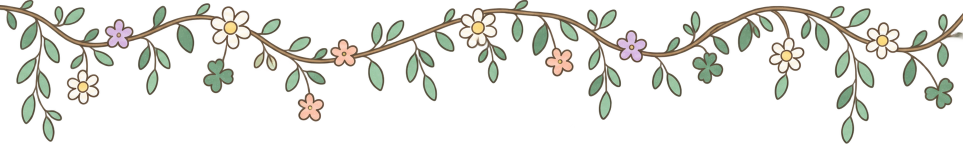
#> input picture docs/pdf-concepts/claude/assets/art/rb2-garland-top.png, 1926 x 288 px (shown at 1/2 size)
$ python -i build_art_assets.py   (imports and definitions only)
#> lines starting #> are read from the running program, lines starting #| are printed output that depends on the picture
#> further down, picture is the input picture: PIL image 1926x288 RGBA; mean R, G, B, A 38.3, 39.1, 31.1, 52.3
"""Process the generated rb2 art (art/) into print-ready template assets (assets/art/).

    python -I tools/build_art_assets.py

Reads art/_INDEX.md and processes ONLY rows whose status is `done`, at their exact
file names, so older assets are never picked up by accident. For each file:

  * trim     crop to the visible subject (alpha > 12), keeping an edge where the art
             must touch it (willow tops, vine ends, peeking squirrel's straight cut)
  * crop     opaque scenes: drop the empty paper band on one side (deterministic
             column profile), or keep the full canvas
  * resize   to about 240 dpi at the largest size the template prints it (never upscaled)
  * mirror   optional left-right flipped copy (no text in these images, so flipping is safe)

Outputs: assets/art/<name>.png (transparent) or .jpg (opaque scenes),
         assets/art/<name>.mirrored.*, and assets/art/anchors.json with the grip
         points (as fractions of the processed image) used to attach hanging animals
         to photo corners. Deterministic; no network, no AI.
"""
from __future__ import annotations

import json
import re
import sys
from pathlib import Path

from PIL import Image, ImageOps

ROOT = Path(__file__).resolve().parents[1]
ART = ROOT / "art"
OUT = ROOT / "assets" / "art"
DPI = 240

# name: kind, largest print size in mm (longest side), mirror?, anchor in TRIMMED source pixels
SPECS = {
    "rb2-squirrel-running": dict(kind="cutout", mm=40),
    "rb2-rabbit-hopping": dict(kind="cutout", mm=40),
    "rb2-beaver-hanging-willow": dict(kind="cutout", mm=95, mirror=True, grip=(380, 725)),
    "rb2-squirrel-hanging-willow": dict(kind="cutout", mm=85, mirror=True, grip=(300, 730)),
    "rb2-bear-climbing-vine": dict(kind="cutout", mm=130, mirror=True),
    "rb2-squirrel-peeking": dict(kind="cutout", mm=45),
    "rb2-bear-rabbit-sharing": dict(kind="cutout", mm=85),
    "rb2-beaver-squirrel-waving": dict(kind="cutout", mm=95),
    "rb2-beaver-letters": dict(kind="cutout", mm=75),
    "rb2-rabbit-brush": dict(kind="cutout", mm=65),
    "rb2-squirrel-numbers": dict(kind="cutout", mm=70),
    "rb2-garland-top": dict(kind="cutout", mm=297),
    "rb2-willow-drop": dict(kind="cutout", mm=170),
    "rb2-vine-edge": dict(kind="cutout", mm=190, mirror=True),
    "rb2-meadow-border": dict(kind="cutout", mm=297),
    "rb2-river-landscape": dict(kind="full", mm=297),
    "rb2-river-portrait": dict(kind="full", mm=297),
    "rb2-flower-accent": dict(kind="cutout", mm=14),
    "rb2-scene-cover-garden": dict(kind="scene", crop="none"),
    "rb2-scene-reading-corner": dict(kind="scene", crop="left-empty", mirror=True),
    "rb2-scene-story-circle": dict(kind="scene", crop="left-empty", mirror=True),
    "rb2-scene-garden-planting": dict(kind="scene", crop="left-empty", mirror=True),
    "rb2-scene-counting-stones": dict(kind="scene", crop="none"),
    "rb2-scene-sharing-snack": dict(kind="scene", crop="none"),
    "rb2-beaver-camera": dict(kind="cutout", mm=62),
    "rb2-squirrel-tripod": dict(kind="cutout", mm=70),
    "rb2-rabbit-snapshots": dict(kind="cutout", mm=60),
    "rb2-photo-line": dict(kind="cutout", mm=297, curve=True),
    "rb2-peg": dict(kind="cutout", mm=14),
    "rb2-peg-front": dict(kind="cutout", mm=16),
}


def done_assets() -> set[str]:
    rows = re.findall(r"^\|\s*\d+\s*\|\s*`(rb2-[a-z0-9-]+)\.png`\s*\|[^|]*\|[^|]*\|\s*(\w+)\s*\|", (ART / "_INDEX.md").read_text(encoding="utf-8"), re.M)
    return {name for name, status in rows if status == "done"}


def target_px(mm: float) -> int:
    return round(mm / 25.4 * DPI)


# [5 lines left out: function fit, not called in this run]


def scene_crop(img: Image.Image) -> Image.Image:
    """Drop an empty paper band on the left: first column where >3% of pixels differ from paper."""
    rgb = img.convert("RGB")
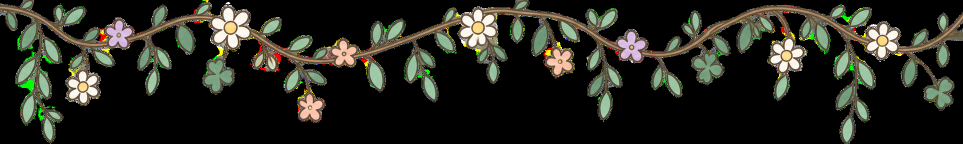
#> rgb: PIL image 1926x288 RGB (shown at 1/2 size); mean R, G, B 38.3, 39.1, 31.1
    w, h = rgb.size
#> w = 1926; h = 288
    paper = rgb.getpixel((4, 4))
#> paper = (0, 0, 0)
    px = rgb.load()
    step = 4
    left = 0
    for x in range(0, w, step):
        busy = sum(1 for y in range(0, h, step) if sum(abs(a - b) for a, b in zip(px[x, y], paper)) > 40)
        if busy > 0.03 * (h / step):
            left = max(0, x - round(0.03 * w))
            break
#> this loop made 1 pass
#> busy on pass 1: 6
    return rgb.crop((left, 0, w, h))


# [92 lines left out: functions garland_bottom, twine_curve, main, not called in this run]


# [2 lines not run here, left out]

>>> from PIL import Image
>>> picture = Image.open('../assets/art/rb2-garland-top.png')
>>> result = scene_crop(picture)

$ run again, on docs/pdf-concepts/claude/assets/art/rb2-bear-climbing-vine.mirrored.png
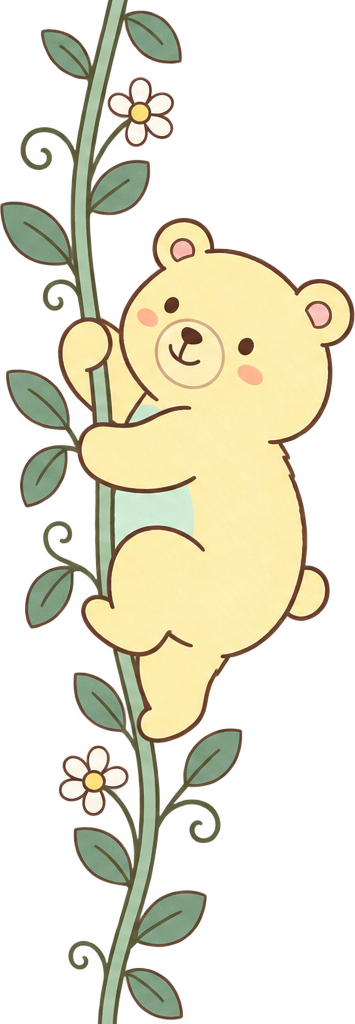
#> input picture docs/pdf-concepts/claude/assets/art/rb2-bear-climbing-vine.mirrored.png, 355 x 1024 px
#> picture is the input picture: PIL image 355x1024 RGBA; mean R, G, B, A 136.4, 132.3, 100.9, 101.6
#> in scene_crop, `rgb = img.convert("RGB")`:
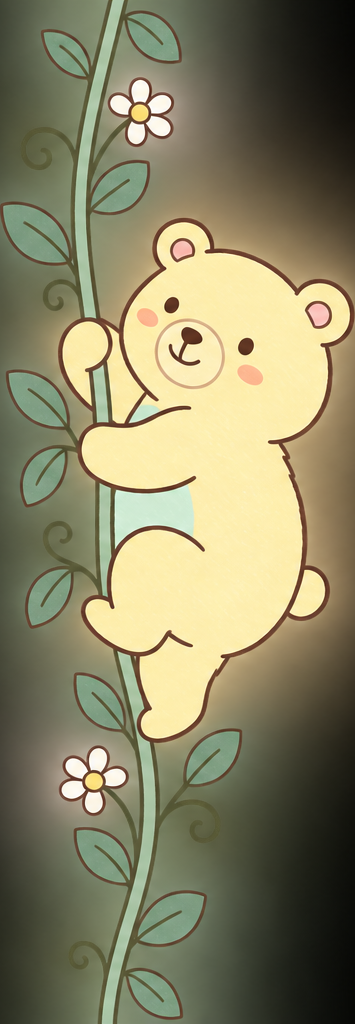
#> rgb: PIL image 355x1024 RGB; mean R, G, B 136.4, 132.3, 100.9
#> paper = (67, 71, 55)
#> the loop in scene_crop, `for x in range(0, w, step):` made 1 pass
#> busy on pass 1: 125

$ run again, on docs/pdf-concepts/claude/assets/art/rb2-bear-climbing-vine.png
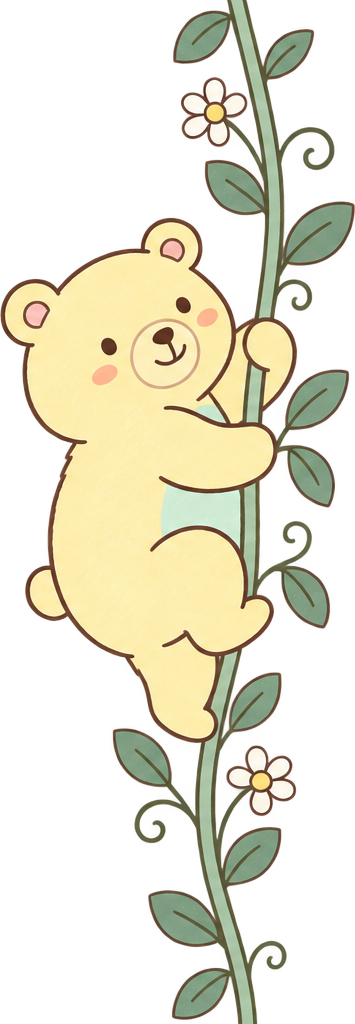
#> input picture docs/pdf-concepts/claude/assets/art/rb2-bear-climbing-vine.png, 355 x 1024 px
#> picture is the input picture: PIL image 355x1024 RGBA; mean R, G, B, A 136.4, 132.3, 100.9, 101.6
#> in scene_crop, `rgb = img.convert("RGB")`:
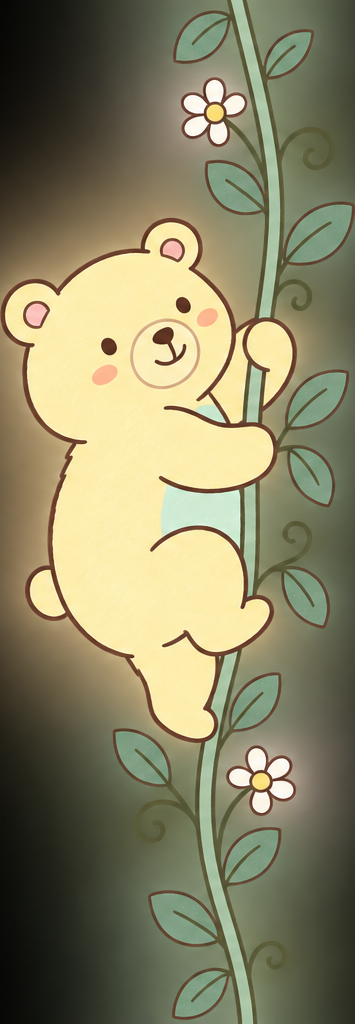
#> rgb: PIL image 355x1024 RGB; mean R, G, B 136.4, 132.3, 100.9
#> paper = (7, 7, 4)
#> the loop in scene_crop, `for x in range(0, w, step):` made 1 pass
#> busy on pass 1: 163

$ run again, on docs/pdf-concepts/claude/assets/art/rb2-bear-rabbit-sharing.png
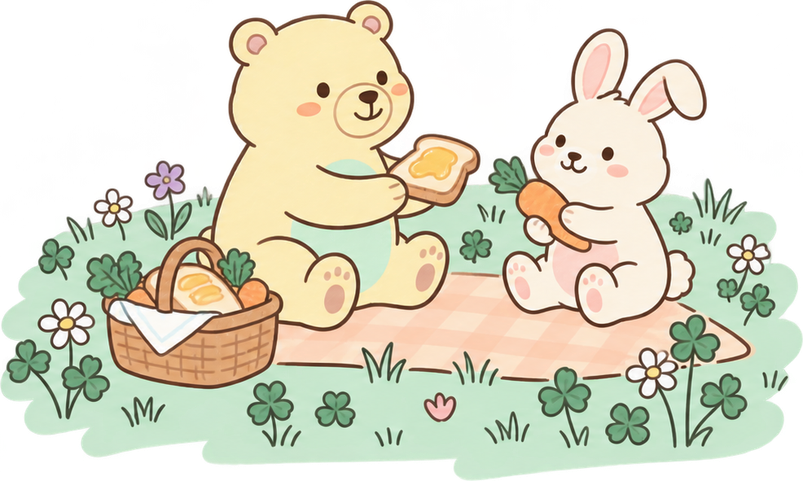
#> input picture docs/pdf-concepts/claude/assets/art/rb2-bear-rabbit-sharing.png, 803 x 481 px
#> picture is the input picture: PIL image 803x481 RGBA; mean R, G, B, A 147.5, 144.9, 122.4, 165.5
#> in scene_crop, `rgb = img.convert("RGB")`:
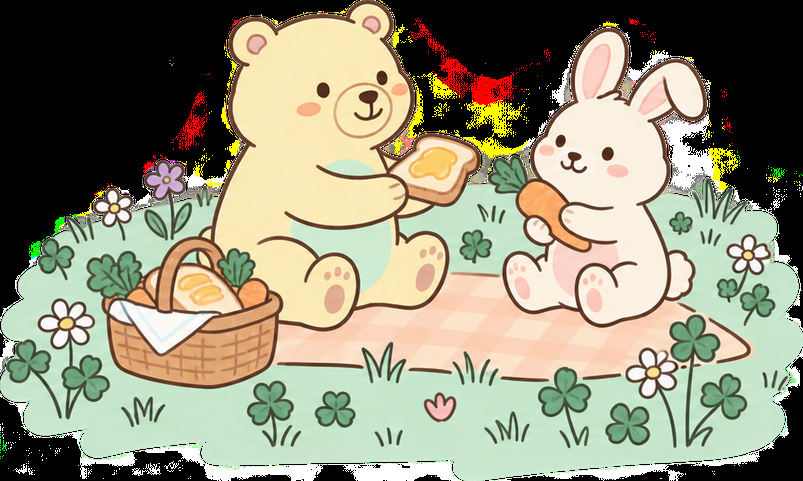
#> rgb: PIL image 803x481 RGB; mean R, G, B 147.5, 144.9, 122.4
#> paper = (0, 0, 0)
#> the loop in scene_crop, `for x in range(0, w, step):` made 1 pass
#> busy on pass 1: 17
